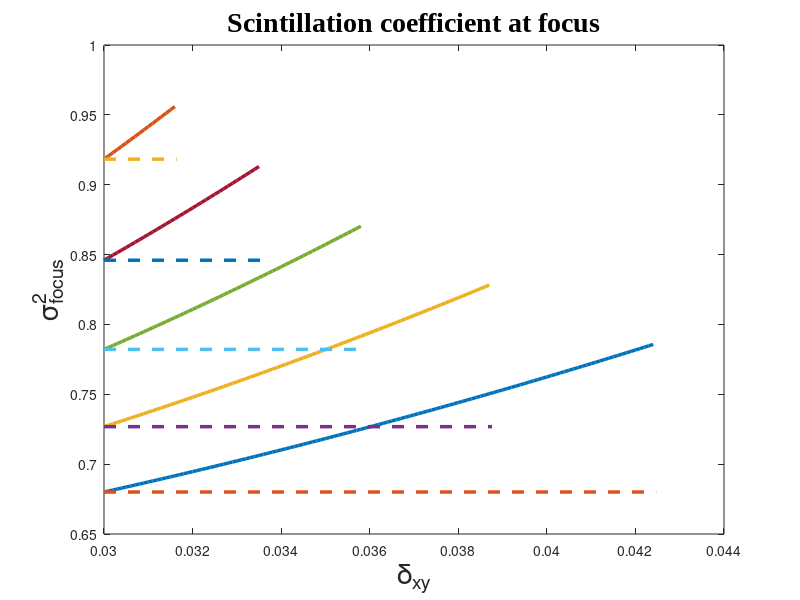

Source code (MATLAB):
clear
clc
%
sigma_S=0.5;
delta_xx=0.03;
%delta_yy=0.045;
delta_yy=delta_xx;
Ax=0.6;
Ay=0.9;
Bxy=0.5;

% c = rand(5,3);
% A = 1:5;
%%
%  for i=1:5
for Bxy=0.499:0.1:0.999
    %%

min=((delta_xx^2+delta_yy^2)/2)^0.5;
max=((delta_xx*delta_yy)/Bxy)^0.5;
delta_xy=min:0.0001:max;
%%
Sintillation_in=((Ax.^2).^2+2.*(Ax.*Ay.*Bxy).^2+(Ay.^2).^2)./((Ax.^2+Ay^2).^2);
%%
omiga_xx=((1/(4*sigma_S^2))+(1/(delta_xx^2)))^(-0.5);
omiga_yy=((1/(4*sigma_S^2))+(1/(delta_yy^2)))^(-0.5);
omiga_xy=((1/(4.*sigma_S.^2))+(1./(delta_xy.^2))).^(-0.5);
Sintillation_focus=((Ax.^2.*omiga_xx).^2+2.*(Ax.*Ay.*Bxy.*omiga_xy).^2+(Ay.^2.*omiga_yy).^2)./((Ax.^2.*omiga_xx+Ay^2.*omiga_yy).^2);

%%
plot(delta_xy,Sintillation_focus,'Linewidth',2.5)
hold on
xlabel('\delta_{xy}','Fontsize',20);
ylabel('\sigma^2_{focus}','Fontsize',20);
%ylim([0,1]);
%set(gca,'Linewidth',3,'Fontname','Times','Fontsize',17,'Fontweight','Bold','Ytick',[0,0.5,1],'Color','blue',);
title('Scintillation coefficient at focus','fontname','Times New Roman','FontSize',20)

%%
Ox=[min, max];
Oy=[Sintillation_in, Sintillation_in];
%Oz=[1,2];
plot(Ox,Oy,'Linewidth',2.5,'LineStyle','--');
hold on
%p1.LineWidth = 1;
end

%%

%%
%hold on
%legend('1')
